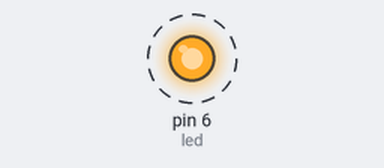
Simulated run of this sketch. Board: Arduino Uno, built with avr-gcc and run on an emulated ATmega328P. Shown: output pins drawn as LEDs (lit = HIGH). Dashed ring = blinking.

Above: at 0.05 s.
Timing chart, 0 to 3.0 s (numbered marks = the images above):
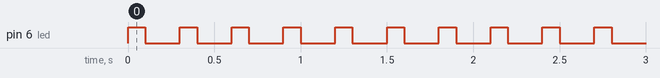

Measured:
- by itself, pin 6 (led): alternates HIGH for 0.10 s and LOW for 0.20 s

The sketch:

sketch_mar4a.ino
```cpp
int led = 6; //Definindo o pino como 6

void setup(){ //Inicializando o Arduino

  pinMode(led, OUTPUT); //Declarando a porta de saída do Arduino
}

void loop(){
  digitalWrite(led, HIGH); //Liga
  delay(100); //Delay 100 mS
  digitalWrite(led, LOW); //Desliga
  delay(200); //Delay 400 mS
}
//------------------------//
```
